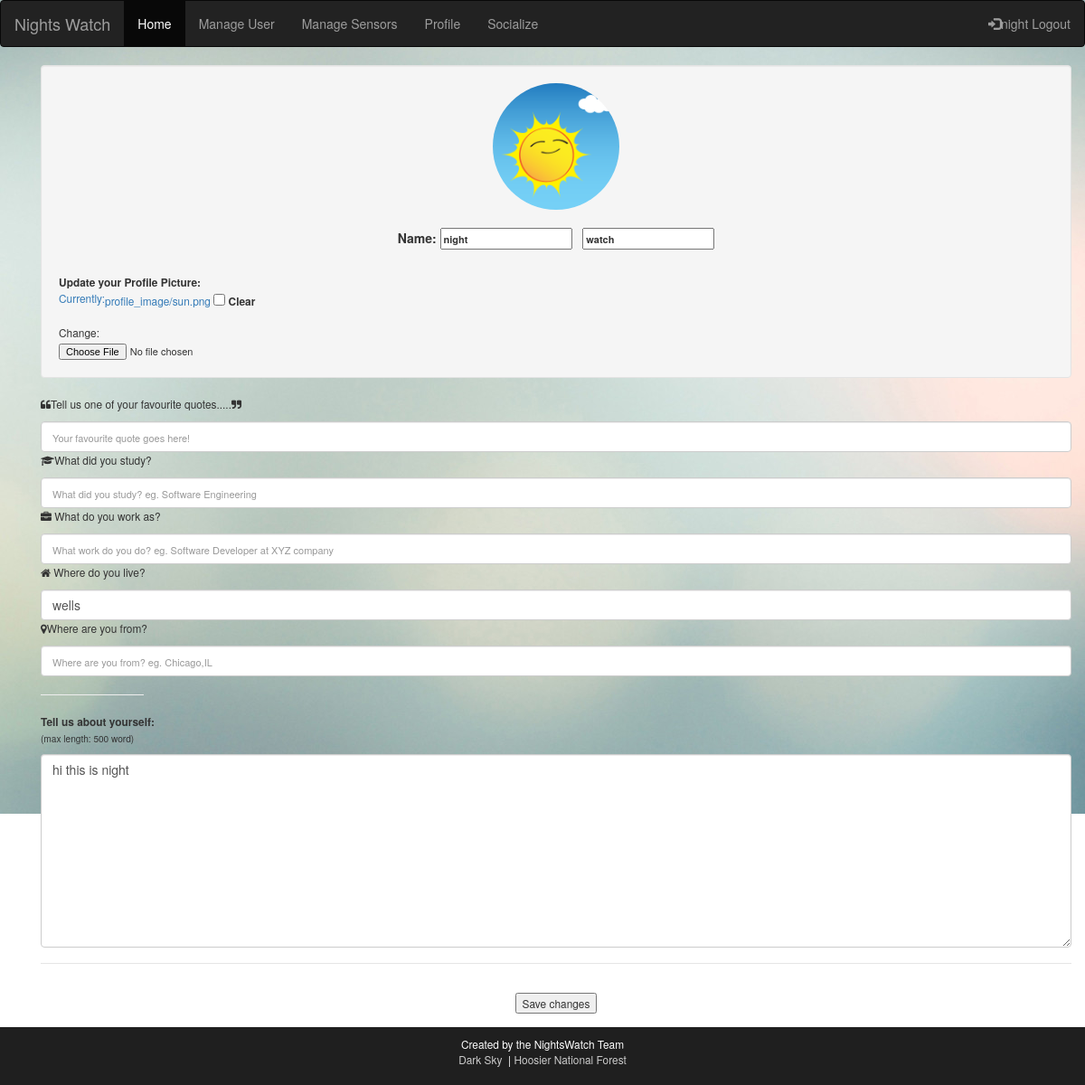
The page /demosky/edit_profile/ (signed in) on the database as committed earlier.
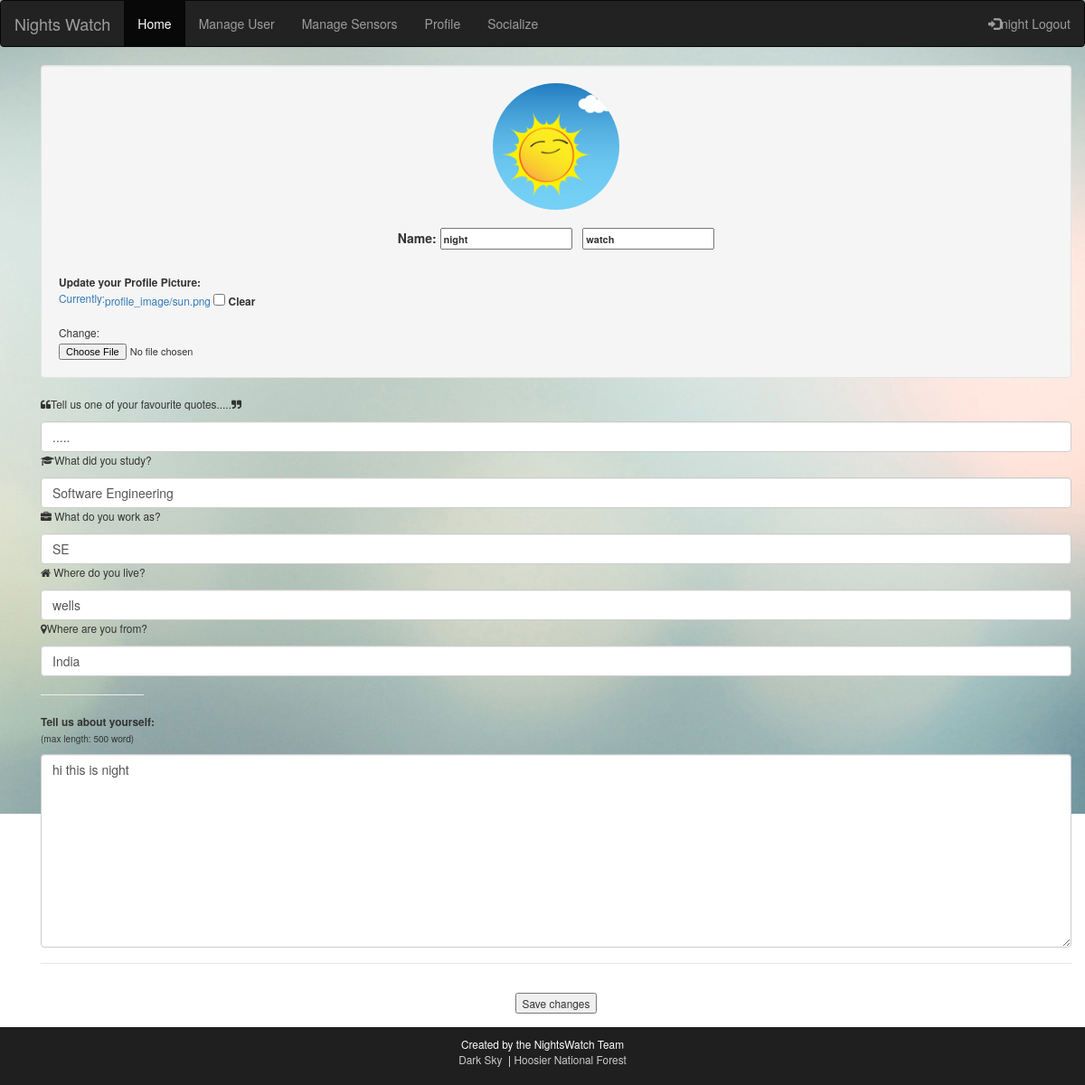
The same page on the database as committed later.
### demosky/models.py (models this page shows, shortened)
class UserProfile(models.Model):
    user= models.OneToOneField(User, unique=True)
    location=models.CharField(max_length=50,default = '')
    birthplace = models.CharField(max_length=50, default='')
    work = models.CharField(max_length=50, default='')
    study = models.CharField(max_length=50, default='')
    photo = models.ImageField(upload_to="profile_image",null=True, blank=True)
    quote=models.TextField(max_length=100,default='')
    bio = models.TextField(max_length=500, default = '')
    token = models.IntegerField(null = True, blank = True)
    fav_sen = models.CharField(max_length=10000, default = '')
    token_valid = models.BooleanField(default = False)

### demosky/views.py (the view)
@login_required
def edit_profile(request):
    if request.method == 'POST':
        user_form = EditProfileForm(request.POST , instance=request.user)
        profile_form = UserProfileForm(request.POST,request.FILES, instance=request.user.userprofile)
        if profile_form.is_valid():
            (request.user.userprofile).save()
        if user_form.is_valid() and profile_form.is_valid():
            user_form.save()
            profile_form.save()
            return redirect('/demosky/profile')
    else:
            user_form = EditProfileForm(instance=request.user)
            profile_form = UserProfileForm(instance=request.user.userprofile)
            args ={'user_form':user_form, 'profile_form': profile_form}
            return render(request,'demosky/edit_profile.html', args)

### demosky/forms.py
class EditProfileForm(UserChangeForm):
    class Meta:
        model = User
        fields = (
            'first_name',
            'last_name',
            'password'
        )

### demosky/templates/demosky/edit_profile.html (shortened to what this page needs)
{% extends 'demosky/base.html' %}
{% block head_block %}
	<link rel="stylesheet" href="https://maxcdn.bootstrapcdn.com/bootstrap/3.3.7/css/bootstrap.min.css">
{% endblock %}
{% block body_block %}
<div class="container">
<form method="POST" action=" " enctype="multipart/form-data" id="editform">
    <div class="span3 well">
        <center>
        <a>
               {% if user.userprofile.photo %}
            <img src="{{user.userprofile.photo.url}}"  name="about" width="140" height="140" class="img-circle">
                {% endif %}
            <br>
        </center>
        <center>
        </a><br>
            <p><label>Name:  <input type="text" name="first_name" value="{{user.first_name}}" > &nbsp <input type="text" name="last_name" value="{{user.last_name}}" enabled></label></p>
            <h4><small>
		</center>
         <b>Update your Profile Picture:</b>
            <br>
            <a class="join">{{profile_form.photo}}</a>
    </div>
                    <p> <strong><i class="fa fa-quote-left"></i></strong>Tell us one of your favourite quotes.....<i class="fa fa-quote-right"></i></a></p>{{profile_form.quote}}
                    <p> <strong><i class="fa fa-graduation-cap"></i></strong>What did you study? </a></p>{{ profile_form.study}}
                    <p><strong><i class="fa fa-briefcase"></i> </strong>What do you work as?</a></p>{{ profile_form.work}}
                    <p> <strong><i class="fa fa-home"></i> </strong> Where do you live? </a></p>{{ profile_form.location }}
                    <p> <strong><i class="fa fa-map-marker"></i></strong>Where are you from? </a></p>{{ profile_form.birthplace }}
                    <hr>
                    <center>
                    <p class="text-left"><strong>Tell us about yourself:</strong><br><small>(max length: 500 word)</small>
                        </p>{{ profile_form.bio}}
                    <br>
                    </center>
 <div class="modal-footer">
     <center><br>
        <button type="submit">Save changes</button>
     </center>
 </div>
</form>
</div>
{% endblock %}

### demosky/templates/demosky/base.html (shortened to what this page needs)
<!DOCTYPE html>
<html lang="en">
{% load static %}
<head>
  <link rel="stylesheet" href="https://maxcdn.bootstrapcdn.com/bootstrap/3.3.7/css/bootstrap.min.css">
  <link href="//netdna.bootstrapcdn.com/font-awesome/4.0.3/css/font-awesome.css" rel="stylesheet">
  {% block head_block %} {% endblock %}
  <link rel="stylesheet" href="{% static "DarkSky-Dev/css/base.css" %}" />
  <link rel="stylesheet" href="{% static "DarkSky-Dev/css/bootstrap-social.css" %}" />
</head>
<body>
<div class="wrapper">
<nav class="navbar navbar-inverse" >
  <div class="container-fluid" >
    <div class="navbar-header">
      <a class="navbar-brand" href="/demosky/">Nights Watch</a>
    </div>
    <ul class="nav navbar-nav" id="thenavigation">
      <li class="active"><a href="/demosky/">Home</a></li>
      {% if user.is_staff %}
        <li ><a href="/demosky/manage-user">Manage User</a></li>
        <li ><a href="/demosky/manage-sensors">Manage Sensors</a></li>
      {% endif %}
    </ul>
    {% if user.is_authenticated %}
          <ul class="nav navbar-nav">
              <li><a href="/demosky/profile">Profile</a></li>
              <li><a href="/demosky/search">Socialize</a></li>
          </ul>
       <ul class="nav navbar-nav navbar-right">
         <li><a href="/demosky/logout/"><span class="glyphicon glyphicon-log-in"></span>{{request.user}} Logout</a></li>
       </ul>
     {% else %}
       <ul class="nav navbar-nav navbar-right">
        <li><a href="/demosky/register/"><span class="glyphicon glyphicon-user"></span> Register</a></li>
         <li><a href="/demosky/login/"><span class="glyphicon glyphicon-log-in"></span> Login</a></li>
       </ul>
     {% endif %}
  </div>
</nav>
<div class="container" class="wrapper">
  {% block body_block %}{% endblock %}
</div>
</div>
<div id="footer">
    <div id="footcontainer">
        <p style="color:white" align="center">
            Created by the NightsWatch Team
        </p>
        <p align="center">
            <a target="_blank" href="https://darksky.net/">Dark Sky</a>
            &nbsp;|&nbsp;<a target="_blank" href="https://www.fs.usda.gov/hoosier/">Hoosier National Forest</a>
        </p>
    </div>
</div>
</body>
</html>

### static/DarkSky-Dev/css/base.css (style rules this page uses)
body { background: url('/static/DarkSky-Dev/imgs/Background.jpg'); background-repeat: no-repeat; background-position: top center; background-attachment: fixed; width: 100%; height: 90%; }
.join { float:left; text-align:left; }
* { margin: 0; }
html { height: 100%; }
.wrapper { min-height: 100%; height: auto !important; height: 100%; }
#footer { padding-top: 10px; background-color: #1F1F1F; color: white; position: relative; bottom:0; left:0; z-index: 10; clear: both; width: 100%; height: 64px; }
#footcontainer { margin: 0px auto; padding: 0px; width: 970px; text-align: left; text-align: bottom; }
#footcontainer p { margin: 0 10px; padding: 0px; color: #FDFDFD; }
#footcontainer p a { margin: 0px; border: none; text-decoration: none; color: #cccccc; }
hr { width: 10%; color: #fff; }
label { margin-bottom: 15px; }
input, input::-webkit-input-placeholder { font-size: 11px; padding-top: 3px; }

Rows that differ between the two databases and show on the page:
changed UserProfile "wells": quote (not shown) → "....."; study (not shown) → "Software Engineering"; work (not shown) → "SE"; birthplace (not shown) → "India"
